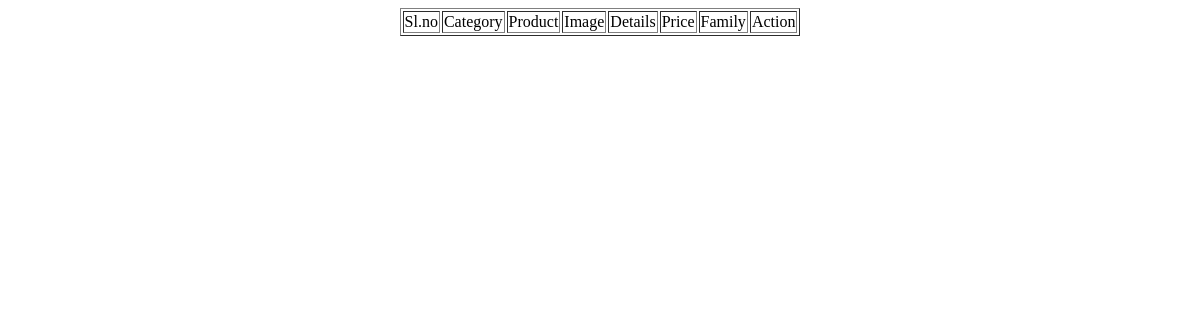
The page /Teammember/viewproduct/ (signed in) on the database as committed earlier.
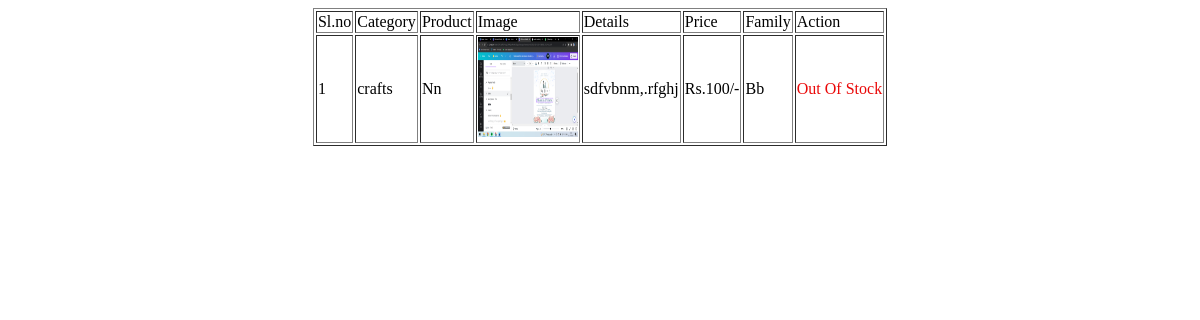
The same page on the database as committed later.
### Teammember/models.py (models this page shows)
class tbl_product(models.Model):
    member=models.ForeignKey(tbl_teammember,on_delete=models.CASCADE)
    product_name=models.CharField(max_length=50)
    product_price=models.CharField(max_length=50)
    product_details=models.CharField(max_length=50)
    product_image=models.FileField(upload_to='ProductDoc/')
    product_date=models.DateField(auto_now_add=True)
    product_category=models.ForeignKey(tbl_category,on_delete=models.CASCADE)
    family=models.ForeignKey(tbl_family,on_delete=models.CASCADE,null=True)

class tbl_family(models.Model):
    teammember=models.ForeignKey(tbl_teammember,on_delete=models.CASCADE)
    family_housename=models.CharField(max_length=50)
    family_address=models.CharField(max_length=50)
    family_member_count=models.CharField(max_length=50,null=True)

### Admin/models.py (models this page shows)
class tbl_category(models.Model):
    category_name = models.CharField(max_length=50)

### Teammember/views.py (the view)
# urls.py: path('viewproduct/',views.viewproduct,name="viewproduct"),
def viewproduct(request):
    data=tbl_product.objects.filter(member=tbl_teammember.objects.get(id=request.session["mid"]))
    prodata = []
    for product in data:
        total_stock = tbl_stock.objects.filter(product=product).aggregate(total=Sum('stock_qty'))['total']
        total_cart = tbl_cart.objects.filter(product=product.id,cart_status=1).aggregate(total=Sum('cart_qty'))['total']
        print(total_stock,"stock")
        print(total_cart,"cart")
        if total_stock is None:
            total_stock = 0
        if total_cart is None:
            total_cart = 0
        if isinstance(total_stock, int):
            total_stock = total_stock
        else:
            total_stock = 0
            if isinstance(total_cart, int):
                total_cart = total_cart
            else:
                total_cart = 0
        total=  total_stock-total_cart
        print(total)
        product.total_stock = total
    return render(request,"Teammember/ViewProducts.html",{"data":data})

### Teammember/Templates/Teammember/ViewProducts.html (shortened to what this page needs)
<!DOCTYPE html>
<html lang="en">
<head>
</head>
<body>
    <form action="" method="post">
        <table border="1" align="center">
            <tr>
                <td>Sl.no</td>
                <td>Category</td>
                <td>Product</td>
                <td>Image</td>
                <td>Details</td>
                <td>Price</td>
                <td>Family</td>
                <td>Action</td>
            </tr>
            {% for i in data %}
            <tr>
                <td>{{forloop.counter}}</td>
                <td>{{i.product_category.category_name}}</td>
                <td>{{i.product_name}}</td>
                <td><img src="{{i.product_image.url}}" width="100" height="100"></td>
                <td>{{i.product_details}}</td>
                <td>Rs.{{i.product_price}}/-</td>
                <td>{{i.family.family_housename}}</td>
                <td>{% if i.total_stock == 0 %}
                    <span style="color: rgb(234, 8, 8);">Out Of Stock</span>
                    {% else %}
                    <a href="{% url 'Webteammember:stock' i.id %}">Add stock</a>
                    {% endif %}
                </td>
            </tr>
            {% endfor  %}
        </table>
    </form>
</body>
</html>

Rows that differ between the two databases and show on the page:
added tbl_product: product_category.category_name "crafts", product_name "Nn", product_image (picture), product_details "sdfvbnm,.rfghj", product_price "100", family.family_housename "Bb", shows "Out Of Stock"
